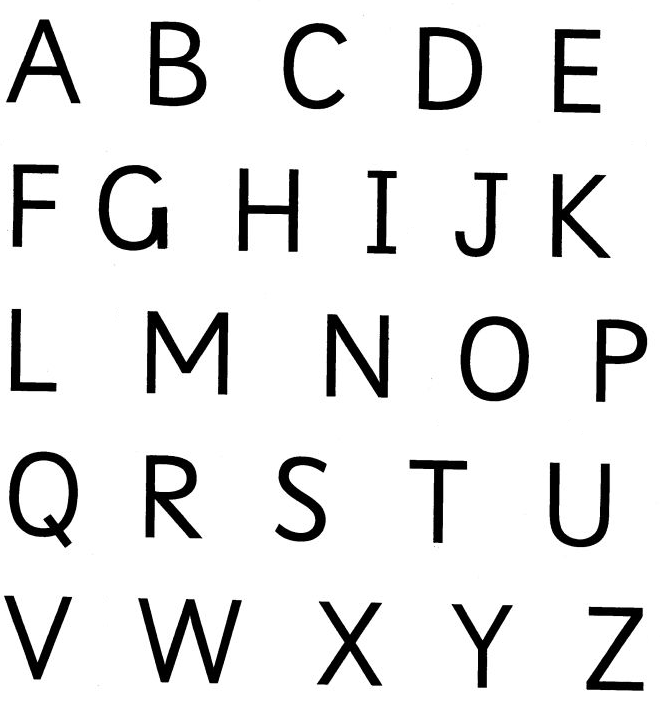
#> input picture Alef_bet_images/english.png, 660 x 704 px
$ python erosion_testing.py
#> lines starting #> are read from the running program, lines starting #| are printed output that depends on the picture
from __future__ import print_function
import cv2 as cv
import numpy as np
import argparse

src = None
erosion_size = 0
max_elem = 2
max_kernel_size = 21
title_trackbar_element_shape = 'Element:\n 0: Rect \n 1: Cross \n 2: Ellipse'
title_trackbar_kernel_size = 'Kernel size:\n 2n +1'
title_erosion_window = 'Erosion Demo'
title_dilation_window = 'Dilation Demo'


def main(image):
#> called with image = 'Alef_bet_images/english.png'
    global src
    src = cv.imread(cv.samples.findFile(image))
#> src is the input picture: shape (704, 660, 3); min 0, max 255, mean 229.7
    src = cv.resize(src, (500, 500))
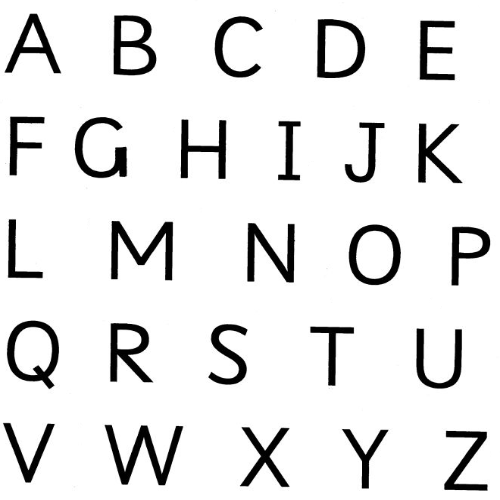
#> src: shape (500, 500, 3); min 0, max 255, mean 229.7
    if src is None:
        print('Could not open or find the image: ', image)
        exit(0)
    cv.namedWindow(title_erosion_window)
    cv.createTrackbar(title_trackbar_element_shape, title_erosion_window, 0, max_elem, erosion)
#> slider 'Element:\n 0: Rect \n 1: Cross \n' is set to 1
    cv.createTrackbar(title_trackbar_kernel_size, title_erosion_window, 0, max_kernel_size, erosion)
#> slider 'Kernel size:\n 2n +1' is set to 7
    cv.namedWindow(title_dilation_window)
    cv.createTrackbar(title_trackbar_element_shape, title_dilation_window, 0, max_elem, dilatation)
#> slider 'Element:\n 0: Rect \n 1: Cross \n' is set to 1
    cv.createTrackbar(title_trackbar_kernel_size, title_dilation_window, 0, max_kernel_size, dilatation)
#> slider 'Kernel size:\n 2n +1' is set to 7
    erosion(0)
    dilatation(0)
    cv.waitKey()


# optional mapping of values with morphological shapes
def morph_shape(val):
    if val == 0:
        return cv.MORPH_RECT
    elif val == 1:
        return cv.MORPH_CROSS
    elif val == 2:
        return cv.MORPH_ELLIPSE


def erosion(val):
#> called with val = 0
    erosion_size = cv.getTrackbarPos(title_trackbar_kernel_size, title_erosion_window)
    erosion_shape = morph_shape(cv.getTrackbarPos(title_trackbar_element_shape, title_erosion_window))

    element = cv.getStructuringElement(erosion_shape, (2 * erosion_size + 1, 2 * erosion_size + 1),
                                       (erosion_size, erosion_size))

    erosion_dst = cv.erode(src, element)
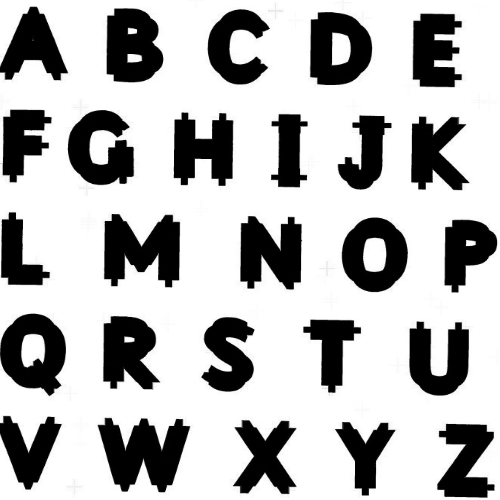
#> erosion_dst: shape (500, 500, 3); min 0, max 255, mean 182.5
    cv.imshow(title_erosion_window, erosion_dst)


def dilatation(val):
#> called with val = 0
    dilatation_size = cv.getTrackbarPos(title_trackbar_kernel_size, title_dilation_window)
    dilation_shape = morph_shape(cv.getTrackbarPos(title_trackbar_element_shape, title_dilation_window))
    element = cv.getStructuringElement(dilation_shape, (2 * dilatation_size + 1, 2 * dilatation_size + 1),
                                       (dilatation_size, dilatation_size))
    dilatation_dst = cv.dilate(src, element)
    cv.imshow(title_dilation_window, dilatation_dst)


if __name__ == "__main__":
    parser = argparse.ArgumentParser(description='Code for Eroding and Dilating tutorial.')
    parser.add_argument('--input', help='Path to input image.', default='Alef_bet_images/english.png')
    args = parser.parse_args()
    main(args.input)

$ run again, with Alef_bet_images/Bet.jpg saved as Alef_bet_images/english.png
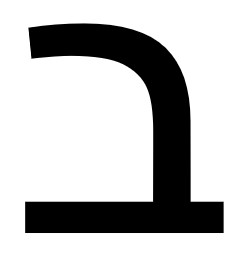
#> input picture Alef_bet_images/Bet.jpg, 247 x 256 px
#> in main, src is the input picture: shape (256, 247, 3); min 0, max 255, mean 190.5
#> src: shape (500, 500, 3)
#> in erosion, `erosion_dst = cv.erode(src, element)`:
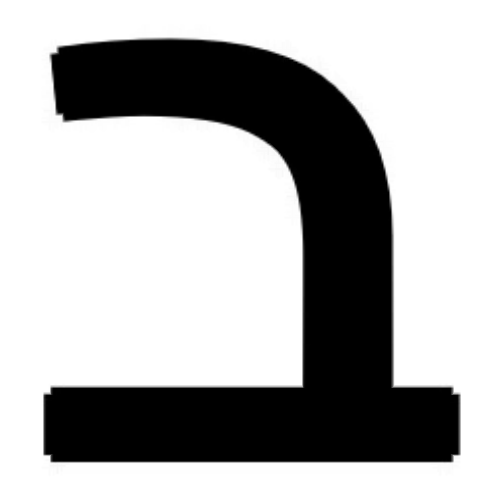
#> erosion_dst: shape (500, 500, 3); min 0, max 255, mean 176.6
#> in dilatation, `dilatation_dst = cv.dilate(src, element)`:
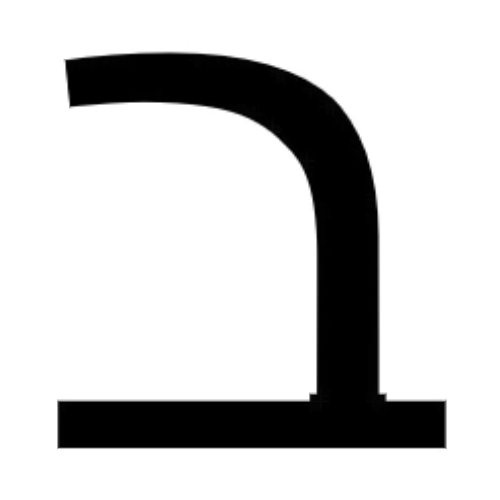
#> dilatation_dst: shape (500, 500, 3); min 0, max 255, mean 204.2

$ run again, with Alef_bet_images/Daled.jpg saved as Alef_bet_images/english.png
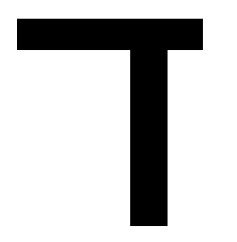
#> input picture Alef_bet_images/Daled.jpg, 237 x 242 px
#> in main, src is the input picture: shape (242, 237, 3); min 0, max 255, mean 199.9
#> src: shape (500, 500, 3)
#> in erosion, `erosion_dst = cv.erode(src, element)`:
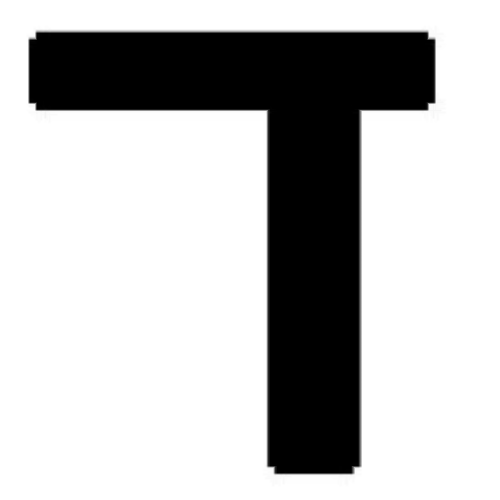
#> erosion_dst: shape (500, 500, 3); min 0, max 255, mean 188.2
#> in dilatation, `dilatation_dst = cv.dilate(src, element)`:
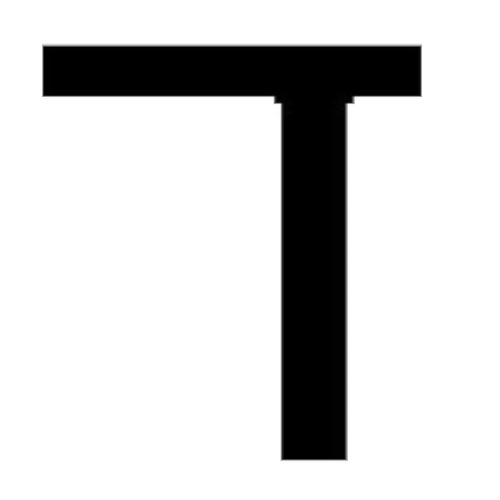
#> dilatation_dst: shape (500, 500, 3); min 0, max 255, mean 211.3
